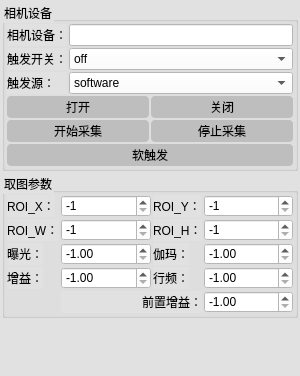
<?xml version="1.0" encoding="UTF-8"?>
<ui version="4.0">
 <class>CameraConfig</class>
 <widget class="QWidget" name="CameraConfig">
  <property name="geometry">
   <rect>
    <x>0</x>
    <y>0</y>
    <width>300</width>
    <height>376</height>
   </rect>
  </property>
  <property name="windowTitle">
   <string>Form</string>
  </property>
  <layout class="QGridLayout" name="gridLayout_3">
   <property name="leftMargin">
    <number>0</number>
   </property>
   <property name="topMargin">
    <number>0</number>
   </property>
   <property name="rightMargin">
    <number>0</number>
   </property>
   <property name="bottomMargin">
    <number>0</number>
   </property>
   <property name="spacing">
    <number>0</number>
   </property>
   <item row="0" column="0">
    <widget class="QWidget" name="widget_CameraControl" native="true">
     <property name="maximumSize">
      <size>
       <width>300</width>
       <height>16777215</height>
      </size>
     </property>
     <property name="font">
      <font>
       <pointsize>9</pointsize>
      </font>
     </property>
     <property name="styleSheet">
      <string notr="true">background-color: rgb(225, 225, 225);</string>
     </property>
     <layout class="QVBoxLayout" name="verticalLayout">
      <property name="spacing">
       <number>2</number>
      </property>
      <property name="leftMargin">
       <number>2</number>
      </property>
      <property name="topMargin">
       <number>2</number>
      </property>
      <property name="rightMargin">
       <number>2</number>
      </property>
      <property name="bottomMargin">
       <number>2</number>
      </property>
      <item>
       <widget class="QGroupBox" name="groupBox_2">
        <property name="font">
         <font>
          <pointsize>9</pointsize>
         </font>
        </property>
        <property name="title">
         <string>相机设备</string>
        </property>
        <layout class="QGridLayout" name="gridLayout_10">
         <property name="leftMargin">
          <number>2</number>
         </property>
         <property name="topMargin">
          <number>2</number>
         </property>
         <property name="rightMargin">
          <number>2</number>
         </property>
         <property name="bottomMargin">
          <number>2</number>
         </property>
         <property name="spacing">
          <number>2</number>
         </property>
         <item row="3" column="1" colspan="2">
          <widget class="QComboBox" name="TriggerSource">
           <property name="font">
            <font>
             <pointsize>9</pointsize>
            </font>
           </property>
           <property name="styleSheet">
            <string notr="true">background-color: rgb(255, 255, 255);
color: rgb(0, 0, 0);</string>
           </property>
           <item>
            <property name="text">
             <string>software</string>
            </property>
           </item>
           <item>
            <property name="text">
             <string>line0</string>
            </property>
           </item>
           <item>
            <property name="text">
             <string>line1</string>
            </property>
           </item>
           <item>
            <property name="text">
             <string>line2</string>
            </property>
           </item>
           <item>
            <property name="text">
             <string>line3</string>
            </property>
           </item>
          </widget>
         </item>
         <item row="0" column="0">
          <widget class="QLabel" name="label_12">
           <property name="sizePolicy">
            <sizepolicy hsizetype="Fixed" vsizetype="Preferred">
             <horstretch>0</horstretch>
             <verstretch>0</verstretch>
            </sizepolicy>
           </property>
           <property name="font">
            <font>
             <pointsize>9</pointsize>
            </font>
           </property>
           <property name="text">
            <string>相机设备：</string>
           </property>
          </widget>
         </item>
         <item row="6" column="0" colspan="3">
          <layout class="QHBoxLayout" name="horizontalLayout_9">
           <item>
            <widget class="QPushButton" name="triggerSoftWare">
             <property name="maximumSize">
              <size>
               <width>16777215</width>
               <height>25</height>
              </size>
             </property>
             <property name="font">
              <font>
               <pointsize>9</pointsize>
              </font>
             </property>
             <property name="styleSheet">
              <string notr="true">QPushButton
{
	border-radius:4px;
	padding:2px 4px;
	background-color: rgb(190, 190, 190);
}

QPushButton:hover{background-color:rgb(180,180,180)}</string>
             </property>
             <property name="text">
              <string>软触发</string>
             </property>
            </widget>
           </item>
          </layout>
         </item>
         <item row="5" column="0" colspan="3">
          <layout class="QHBoxLayout" name="horizontalLayout_8">
           <item>
            <widget class="QPushButton" name="startAcquisition">
             <property name="maximumSize">
              <size>
               <width>16777215</width>
               <height>25</height>
              </size>
             </property>
             <property name="font">
              <font>
               <pointsize>9</pointsize>
              </font>
             </property>
             <property name="styleSheet">
              <string notr="true">QPushButton
{
	border-radius:4px;
	padding:2px 4px;
	background-color: rgb(190, 190, 190);
}

QPushButton:hover{background-color:rgb(180,180,180)}</string>
             </property>
             <property name="text">
              <string>开始采集</string>
             </property>
            </widget>
           </item>
           <item>
            <widget class="QPushButton" name="stopAcquisition">
             <property name="maximumSize">
              <size>
               <width>16777215</width>
               <height>25</height>
              </size>
             </property>
             <property name="font">
              <font>
               <pointsize>9</pointsize>
              </font>
             </property>
             <property name="styleSheet">
              <string notr="true">QPushButton
{
	border-radius:4px;
	padding:2px 4px;
	background-color: rgb(190, 190, 190);
}

QPushButton:hover{background-color:rgb(180,180,180)}</string>
             </property>
             <property name="text">
              <string>停止采集</string>
             </property>
            </widget>
           </item>
          </layout>
         </item>
         <item row="2" column="1" colspan="2">
          <widget class="QComboBox" name="TriggerMode">
           <property name="font">
            <font>
             <pointsize>9</pointsize>
            </font>
           </property>
           <property name="styleSheet">
            <string notr="true">background-color: rgb(255, 255, 255);
color: rgb(0, 0, 0);</string>
           </property>
           <item>
            <property name="text">
             <string>off</string>
            </property>
           </item>
           <item>
            <property name="text">
             <string>on</string>
            </property>
           </item>
          </widget>
         </item>
         <item row="3" column="0">
          <widget class="QLabel" name="TriggerSourceLabel">
           <property name="font">
            <font>
             <pointsize>9</pointsize>
            </font>
           </property>
           <property name="text">
            <string>触发源：</string>
           </property>
          </widget>
         </item>
         <item row="4" column="0" colspan="3">
          <layout class="QHBoxLayout" name="horizontalLayout_4">
           <item>
            <widget class="QPushButton" name="pushButtonOpen">
             <property name="maximumSize">
              <size>
               <width>16777215</width>
               <height>25</height>
              </size>
             </property>
             <property name="font">
              <font>
               <pointsize>9</pointsize>
              </font>
             </property>
             <property name="styleSheet">
              <string notr="true">QPushButton
{
	border-radius:4px;
	padding:2px 4px;
	background-color: rgb(190, 190, 190);
}

QPushButton:hover{background-color:rgb(180,180,180)}</string>
             </property>
             <property name="text">
              <string>打开</string>
             </property>
            </widget>
           </item>
           <item>
            <widget class="QPushButton" name="pushButtonClose">
             <property name="maximumSize">
              <size>
               <width>16777215</width>
               <height>25</height>
              </size>
             </property>
             <property name="font">
              <font>
               <pointsize>9</pointsize>
              </font>
             </property>
             <property name="styleSheet">
              <string notr="true">QPushButton
{
	border-radius:4px;
	padding:2px 4px;
	background-color: rgb(190, 190, 190);
}

QPushButton:hover{background-color:rgb(180,180,180)}</string>
             </property>
             <property name="text">
              <string>关闭</string>
             </property>
            </widget>
           </item>
          </layout>
         </item>
         <item row="2" column="0">
          <widget class="QLabel" name="TriggerModeLabel">
           <property name="font">
            <font>
             <pointsize>9</pointsize>
            </font>
           </property>
           <property name="text">
            <string>触发开关：</string>
           </property>
          </widget>
         </item>
         <item row="0" column="1" colspan="2">
          <widget class="QLineEdit" name="CameraSn">
           <property name="enabled">
            <bool>false</bool>
           </property>
           <property name="font">
            <font>
             <pointsize>9</pointsize>
            </font>
           </property>
           <property name="styleSheet">
            <string notr="true">background-color: rgb(255, 255, 255);
color: rgb(0, 0, 0);</string>
           </property>
          </widget>
         </item>
        </layout>
       </widget>
      </item>
      <item>
       <widget class="QGroupBox" name="groupBox_7">
        <property name="font">
         <font>
          <pointsize>9</pointsize>
         </font>
        </property>
        <property name="title">
         <string>取图参数</string>
        </property>
        <layout class="QGridLayout" name="gridLayout">
         <property name="leftMargin">
          <number>2</number>
         </property>
         <property name="topMargin">
          <number>2</number>
         </property>
         <property name="rightMargin">
          <number>2</number>
         </property>
         <property name="bottomMargin">
          <number>2</number>
         </property>
         <property name="spacing">
          <number>2</number>
         </property>
         <item row="2" column="0">
          <widget class="QLabel" name="label_49">
           <property name="sizePolicy">
            <sizepolicy hsizetype="Fixed" vsizetype="Preferred">
             <horstretch>0</horstretch>
             <verstretch>0</verstretch>
            </sizepolicy>
           </property>
           <property name="font">
            <font>
             <pointsize>9</pointsize>
            </font>
           </property>
           <property name="text">
            <string>ROI_W：</string>
           </property>
          </widget>
         </item>
         <item row="1" column="3">
          <widget class="QSpinBox" name="roiY">
           <property name="font">
            <font>
             <pointsize>9</pointsize>
            </font>
           </property>
           <property name="styleSheet">
            <string notr="true">background-color: rgb(255, 255, 255);</string>
           </property>
           <property name="minimum">
            <number>-1</number>
           </property>
           <property name="maximum">
            <number>20000</number>
           </property>
           <property name="value">
            <number>-1</number>
           </property>
          </widget>
         </item>
         <item row="5" column="3">
          <widget class="QDoubleSpinBox" name="preampGain">
           <property name="font">
            <font>
             <pointsize>9</pointsize>
            </font>
           </property>
           <property name="styleSheet">
            <string notr="true">background-color: rgb(255, 255, 255);</string>
           </property>
           <property name="minimum">
            <double>-1.000000000000000</double>
           </property>
           <property name="maximum">
            <double>1000.000000000000000</double>
           </property>
           <property name="singleStep">
            <double>0.100000000000000</double>
           </property>
           <property name="value">
            <double>-1.000000000000000</double>
           </property>
          </widget>
         </item>
         <item row="2" column="1">
          <widget class="QSpinBox" name="roiWidth">
           <property name="font">
            <font>
             <pointsize>9</pointsize>
            </font>
           </property>
           <property name="styleSheet">
            <string notr="true">background-color: rgb(255, 255, 255);</string>
           </property>
           <property name="minimum">
            <number>-1</number>
           </property>
           <property name="maximum">
            <number>20000</number>
           </property>
           <property name="value">
            <number>-1</number>
           </property>
          </widget>
         </item>
         <item row="4" column="0">
          <widget class="QLabel" name="label_50">
           <property name="sizePolicy">
            <sizepolicy hsizetype="Fixed" vsizetype="Preferred">
             <horstretch>0</horstretch>
             <verstretch>0</verstretch>
            </sizepolicy>
           </property>
           <property name="font">
            <font>
             <pointsize>9</pointsize>
            </font>
           </property>
           <property name="text">
            <string>增益：</string>
           </property>
          </widget>
         </item>
         <item row="1" column="2">
          <widget class="QLabel" name="label_52">
           <property name="sizePolicy">
            <sizepolicy hsizetype="Fixed" vsizetype="Preferred">
             <horstretch>0</horstretch>
             <verstretch>0</verstretch>
            </sizepolicy>
           </property>
           <property name="font">
            <font>
             <pointsize>9</pointsize>
            </font>
           </property>
           <property name="text">
            <string>ROI_Y：</string>
           </property>
          </widget>
         </item>
         <item row="2" column="2">
          <widget class="QLabel" name="label_51">
           <property name="sizePolicy">
            <sizepolicy hsizetype="Fixed" vsizetype="Preferred">
             <horstretch>0</horstretch>
             <verstretch>0</verstretch>
            </sizepolicy>
           </property>
           <property name="font">
            <font>
             <pointsize>9</pointsize>
            </font>
           </property>
           <property name="text">
            <string>ROI_H：</string>
           </property>
          </widget>
         </item>
         <item row="4" column="2">
          <widget class="QLabel" name="label_54">
           <property name="sizePolicy">
            <sizepolicy hsizetype="Fixed" vsizetype="Preferred">
             <horstretch>0</horstretch>
             <verstretch>0</verstretch>
            </sizepolicy>
           </property>
           <property name="font">
            <font>
             <pointsize>9</pointsize>
            </font>
           </property>
           <property name="text">
            <string>行频：</string>
           </property>
          </widget>
         </item>
         <item row="4" column="3">
          <widget class="QDoubleSpinBox" name="lineRate">
           <property name="font">
            <font>
             <pointsize>9</pointsize>
            </font>
           </property>
           <property name="styleSheet">
            <string notr="true">background-color: rgb(255, 255, 255);</string>
           </property>
           <property name="minimum">
            <double>-1.000000000000000</double>
           </property>
           <property name="maximum">
            <double>200000000000000000.000000000000000</double>
           </property>
           <property name="singleStep">
            <double>1.000000000000000</double>
           </property>
           <property name="value">
            <double>-1.000000000000000</double>
           </property>
          </widget>
         </item>
         <item row="3" column="2">
          <widget class="QLabel" name="label_48">
           <property name="sizePolicy">
            <sizepolicy hsizetype="Fixed" vsizetype="Preferred">
             <horstretch>0</horstretch>
             <verstretch>0</verstretch>
            </sizepolicy>
           </property>
           <property name="font">
            <font>
             <pointsize>9</pointsize>
            </font>
           </property>
           <property name="text">
            <string>伽玛：</string>
           </property>
          </widget>
         </item>
         <item row="4" column="1">
          <widget class="QDoubleSpinBox" name="gain">
           <property name="font">
            <font>
             <pointsize>9</pointsize>
            </font>
           </property>
           <property name="styleSheet">
            <string notr="true">background-color: rgb(255, 255, 255);</string>
           </property>
           <property name="minimum">
            <double>-1.000000000000000</double>
           </property>
           <property name="maximum">
            <double>1000.000000000000000</double>
           </property>
           <property name="singleStep">
            <double>0.100000000000000</double>
           </property>
           <property name="value">
            <double>-1.000000000000000</double>
           </property>
          </widget>
         </item>
         <item row="3" column="1">
          <widget class="QDoubleSpinBox" name="exposureTime">
           <property name="font">
            <font>
             <pointsize>9</pointsize>
            </font>
           </property>
           <property name="styleSheet">
            <string notr="true">background-color: rgb(255, 255, 255);</string>
           </property>
           <property name="minimum">
            <double>-1.000000000000000</double>
           </property>
           <property name="maximum">
            <double>200000000000000000.000000000000000</double>
           </property>
           <property name="singleStep">
            <double>1.000000000000000</double>
           </property>
           <property name="value">
            <double>-1.000000000000000</double>
           </property>
          </widget>
         </item>
         <item row="1" column="1">
          <widget class="QSpinBox" name="roiX">
           <property name="font">
            <font>
             <pointsize>9</pointsize>
            </font>
           </property>
           <property name="styleSheet">
            <string notr="true">background-color: rgb(255, 255, 255);</string>
           </property>
           <property name="minimum">
            <number>-1</number>
           </property>
           <property name="maximum">
            <number>20000</number>
           </property>
           <property name="singleStep">
            <number>1</number>
           </property>
           <property name="value">
            <number>-1</number>
           </property>
          </widget>
         </item>
         <item row="3" column="0">
          <widget class="QLabel" name="label_47">
           <property name="sizePolicy">
            <sizepolicy hsizetype="Fixed" vsizetype="Preferred">
             <horstretch>0</horstretch>
             <verstretch>0</verstretch>
            </sizepolicy>
           </property>
           <property name="font">
            <font>
             <pointsize>9</pointsize>
            </font>
           </property>
           <property name="text">
            <string>曝光：</string>
           </property>
          </widget>
         </item>
         <item row="2" column="3">
          <widget class="QSpinBox" name="roiHeight">
           <property name="font">
            <font>
             <pointsize>9</pointsize>
            </font>
           </property>
           <property name="styleSheet">
            <string notr="true">background-color: rgb(255, 255, 255);</string>
           </property>
           <property name="minimum">
            <number>-1</number>
           </property>
           <property name="maximum">
            <number>20000</number>
           </property>
           <property name="value">
            <number>-1</number>
           </property>
          </widget>
         </item>
         <item row="1" column="0">
          <widget class="QLabel" name="label_46">
           <property name="sizePolicy">
            <sizepolicy hsizetype="Fixed" vsizetype="Preferred">
             <horstretch>0</horstretch>
             <verstretch>0</verstretch>
            </sizepolicy>
           </property>
           <property name="font">
            <font>
             <pointsize>9</pointsize>
            </font>
           </property>
           <property name="text">
            <string>ROI_X：</string>
           </property>
          </widget>
         </item>
         <item row="3" column="3">
          <widget class="QDoubleSpinBox" name="gamma">
           <property name="font">
            <font>
             <pointsize>9</pointsize>
            </font>
           </property>
           <property name="styleSheet">
            <string notr="true">background-color: rgb(255, 255, 255);</string>
           </property>
           <property name="minimum">
            <double>-1.000000000000000</double>
           </property>
           <property name="maximum">
            <double>100.000000000000000</double>
           </property>
           <property name="singleStep">
            <double>0.100000000000000</double>
           </property>
           <property name="value">
            <double>-1.000000000000000</double>
           </property>
          </widget>
         </item>
         <item row="5" column="1" colspan="2">
          <widget class="QLabel" name="label_53">
           <property name="sizePolicy">
            <sizepolicy hsizetype="Ignored" vsizetype="Preferred">
             <horstretch>0</horstretch>
             <verstretch>0</verstretch>
            </sizepolicy>
           </property>
           <property name="font">
            <font>
             <pointsize>9</pointsize>
            </font>
           </property>
           <property name="text">
            <string>前置增益：</string>
           </property>
           <property name="alignment">
            <set>Qt::AlignRight|Qt::AlignTrailing|Qt::AlignVCenter</set>
           </property>
          </widget>
         </item>
        </layout>
       </widget>
      </item>
      <item>
       <spacer name="verticalSpacer">
        <property name="font">
         <font>
          <pointsize>9</pointsize>
         </font>
        </property>
        <property name="orientation">
         <enum>Qt::Vertical</enum>
        </property>
        <property name="sizeHint" stdset="0">
         <size>
          <width>20</width>
          <height>40</height>
         </size>
        </property>
       </spacer>
      </item>
     </layout>
    </widget>
   </item>
  </layout>
 </widget>
 <resources/>
 <connections/>
</ui>
